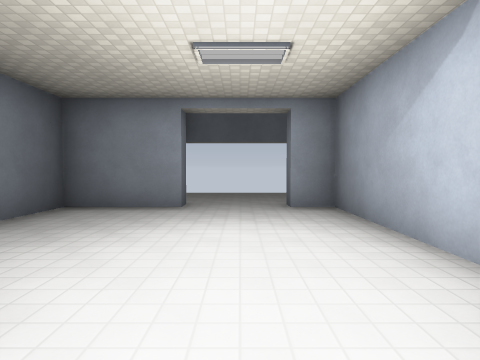
[1] (above)

19 first-person views from a walk through a Godot game level. The camera is 1.4 m above the floor, tilts 2° down and sees 75° across. Doors that lead somewhere are drawn open, without their leaves. The floor is counted in squares, 2 m on a side. Each view is taken from the middle of a square. On the plan, view 1 faces up. The plan holds only what a view shows up to about 10 squares ahead; the rest is blank. Some surface patterns are stand-ins.

[2]
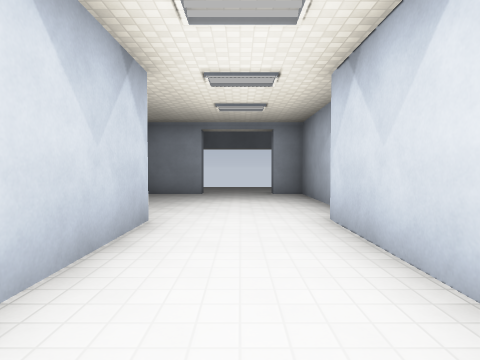

[3]
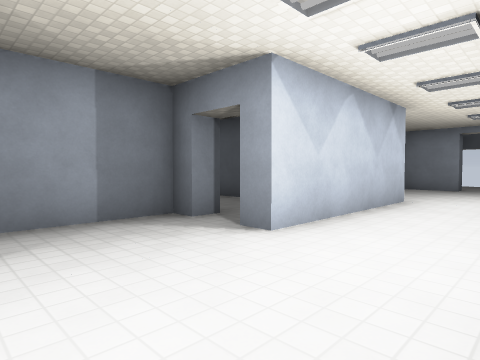

[4]
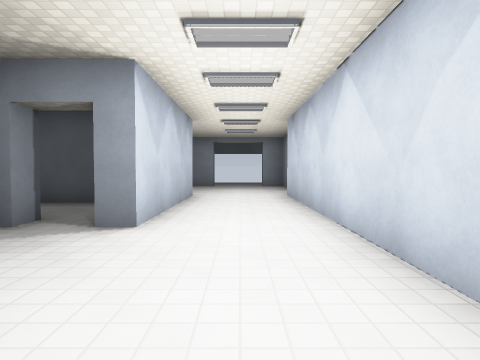

[5]
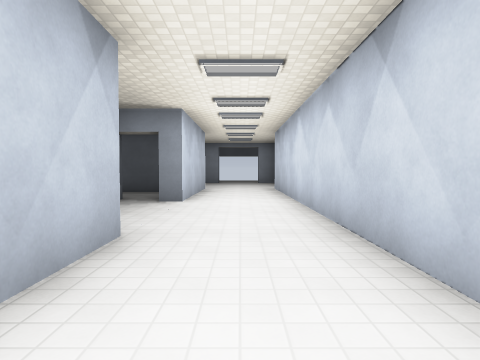

[6]
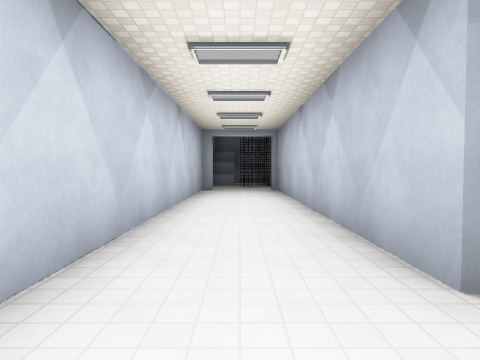

[7]
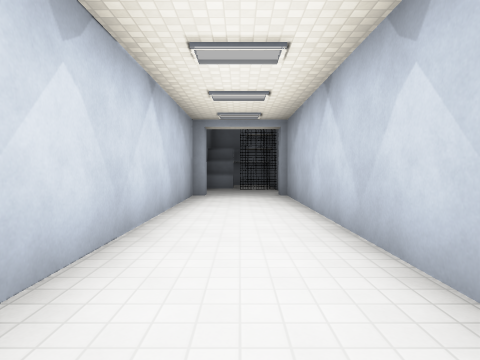

[8]
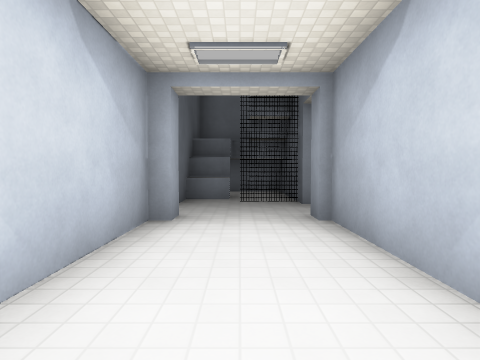

[9]
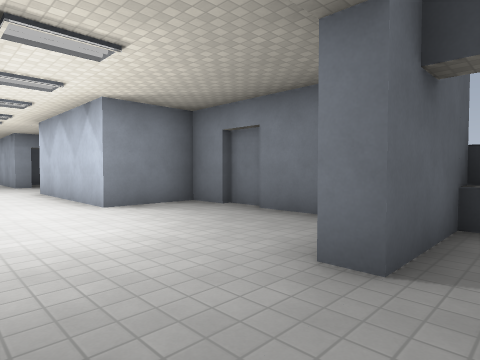

[10]
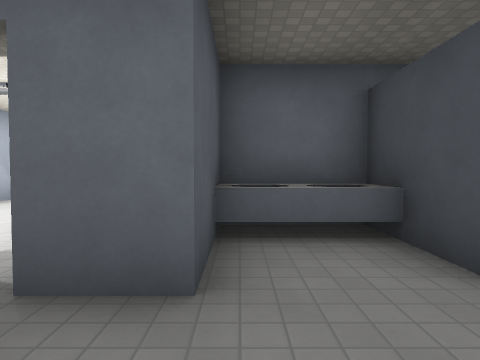

[11]
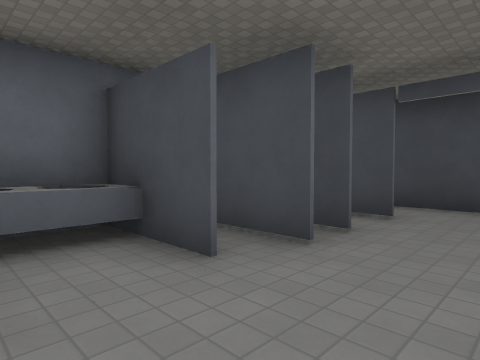

[12]
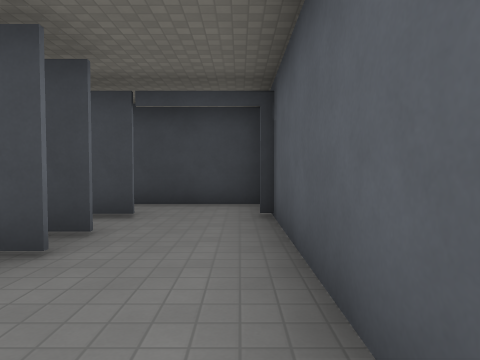

[13]
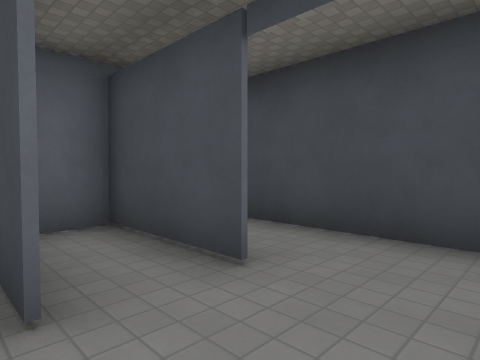

[14]
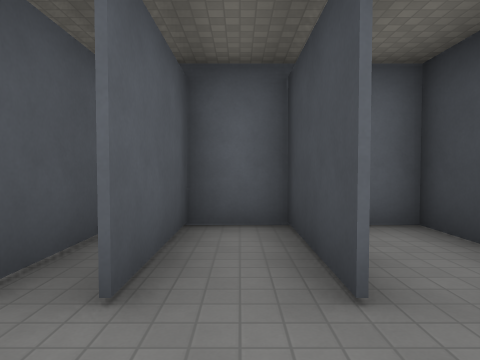

[15]
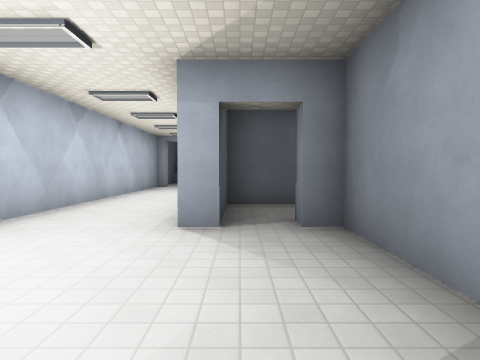

[16]
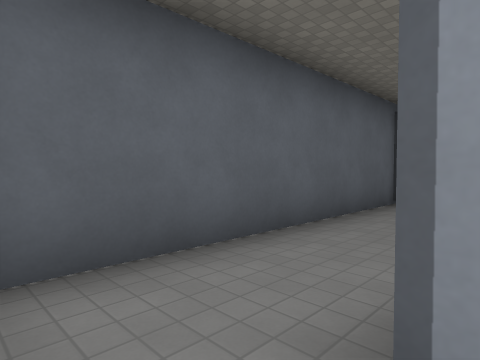

[17]
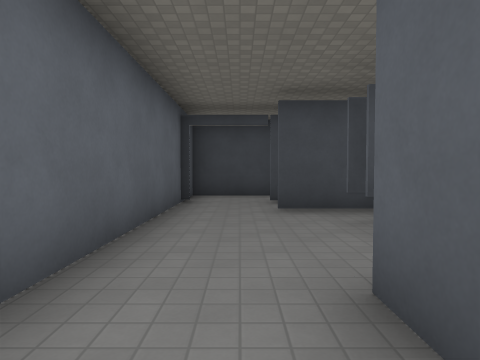

[18]
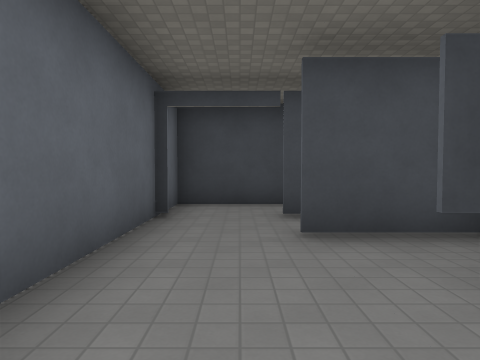

[19]
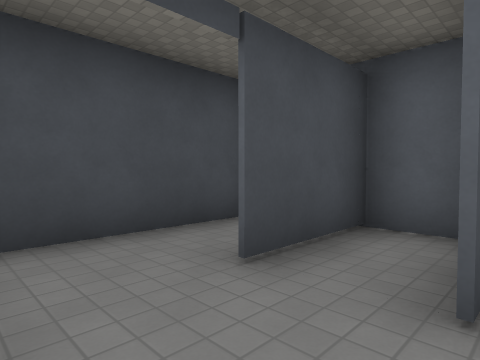

### Floor plan
Points are (right, up) in squares from view 1. A wall is a line through its corners. A room is listed if a view was taken in it or the views show most of it. See-through windows are left out.
Room 1 (views 1, 2, 3, 4, 5, 6, 7, 8)
walls: (-2.8, -3.2) (-3.3, -3.2) (-3.3, -6.7) (-2.8, -6.7); (-1.8, -6.7) (-1.3, -6.7) (-1.3, -15.2); (1.8, 2.2) (1.8, 5.8) (0.9, 5.8); (-3.3, 2.3) (-3.3, 1.3) (-1.3, 1.3) (-1.3, -3.2) (-1.8, -3.2); (-3.5, 3.1) (-3.5, 2.2); (-1.1, 5.8) (-3.3, 5.8) (-3.3, 3.3); (1.3, -15.4) (1.3, 1.4)
ways out: door at (0, 6) to room 2; opening at (-2, -3) to room 3; opening at (-2, -7) to room 5; door at (-3.5, 3); door at (0, -15.5)
Room 2 (view 9)
walls: (-3.8, 6.3) (-1.1, 6.3)
ways out: door at (0, 6) to room 1
Room 3 (views 10, 11, 12, 15)
walls: (-5.6, -2.9) (-5.6, -4.9) (-3.8, -4.9) (-3.8, -2.7) (-2.8, -2.7) (-2.8, -3.2); (-2.4, -0.5) (-5.6, -0.5); (-6.5, -2.5) (-6.5, -4)
low walls: (-5.6, -4) (-3.8, -4)
ways out: opening at (-2, -3) to room 1; opening at (-6.5, -1.5) to room 4
Room 4 (views 13, 14)
walls: (-8.6, -2.5) (-8.6, -4.9) (-7.3, -4.9) (-7.3, -2.5); (-6.6, -4.2) (-6.6, -2.8); (-5.6, -0.5) (-8.6, -0.5)
ways out: opening at (-6.5, -1.5) to room 3; opening at (-9, -1.5)
Room 5 (views 16, 17, 18)
walls: (-2.8, -6.7) (-2.8, -7.2) (-3.8, -7.2); (-4.5, -9.2) (-1.8, -9.2) (-1.8, -6.7)
ways out: opening at (-2, -7) to room 1; opening at (-3.5, -8.5) to room 6
Room 6 (view 19)
walls: (-6.3, -6.1) (-6.3, -6.6); (-7.2, -5.5) (-7.2, -7.4); (-8.6, -9.2) (-4.5, -9.2); (-7.6, -5.2) (-8.6, -5.2) (-8.6, -7.4)
ways out: opening at (-3.5, -8.5) to room 5; opening at (-9, -8.5) to room 7
Room 7 (no view inside)
walls: (-10.3, -5.8) (-10.3, -9.2) (-9.5, -9.2)
ways out: opening at (-9, -8.5) to room 6

Where each view was taken, in squares from view 1:
view 1: 0 up, 0 right, facing up
view 2: 3 down, 0 right, facing up
view 3: 6 down, 1 right, facing up-left
view 4: 7 down, 0 right, facing up
view 5: 10 down, 0 right, facing up
view 6: 5 down, 0 right, facing down
view 7: 7 down, 0 right, facing down
view 8: 11 down, 0 right, facing down
view 9: 7 up, 1 right, facing down-left
view 10: 1 down, 4 left, facing down
view 11: 1 down, 4 left, facing down-left
view 12: 1 down, 4 left, facing left
view 13: 1 down, 7 left, facing down-left
view 14: 1 down, 8 left, facing down
view 15: 3 down, 2 left, facing down
view 16: 7 down, 2 left, facing down-left
view 17: 8 down, 2 left, facing left
view 18: 8 down, 4 left, facing left
view 19: 9 down, 7 left, facing up-left
